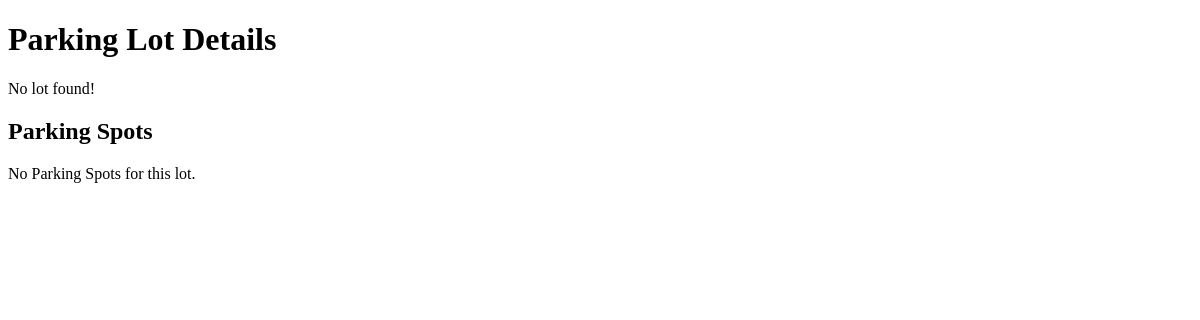
The page /View_Lot/?lot_id=3 on the database as committed earlier.
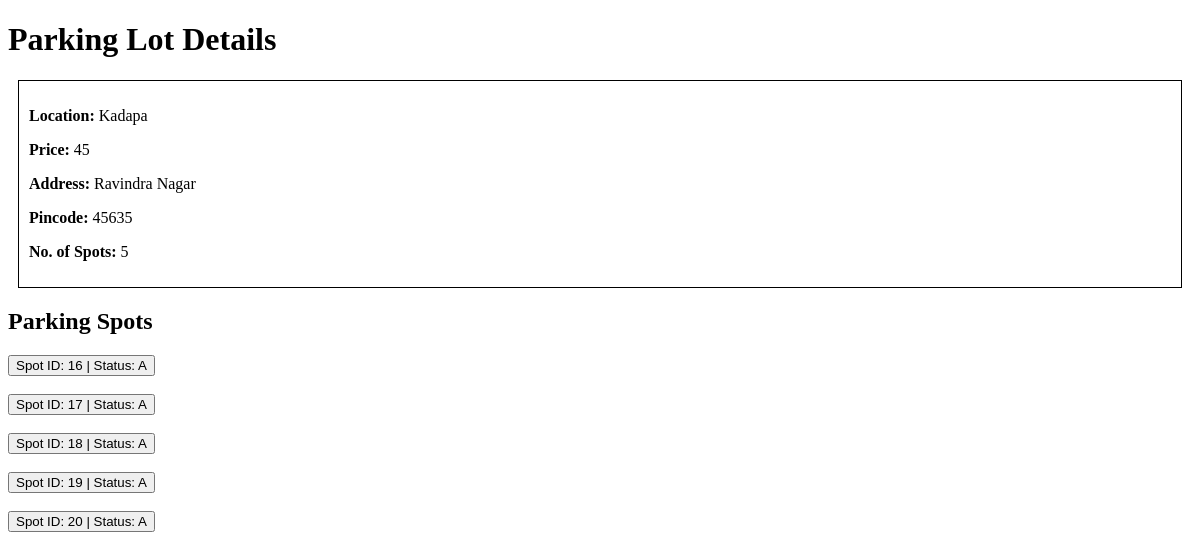
The same page on the database as committed later.
### tables this page shows
CREATE TABLE Parking_Lots(
        Lot_ID INTEGER PRIMARY KEY,
        Location_name TEXT,
        Price INTEGER,
        Address TEXT,
        Pincode INTEGER,
        no_of_spots INTEGER
    );

CREATE TABLE Parking_spots(
        Spot_ID INTEGER PRIMARY KEY,
        Lot_ID INTEGER,
        status TEXT,
        FOREIGN KEY (Lot_ID) REFERENCES Parking_Lots(Lot_ID)
    );

### app.py (the view)
@app.route("/View_Lot/", methods=["GET"])
def view_lot():
    lot_id=request.args.get("lot_id")
    if not lot_id:
        return render_template("view_lot.html",lot=None)
    connection=sqlite3.connect("database.db")
    cursor=connection.cursor()
    cursor.execute("SELECT * FROM Parking_Lots WHERE Lot_ID=?", (lot_id,))
    lot=cursor.fetchone()
    cursor.execute("SELECT * FROM Parking_spots WHERE Lot_ID=?", (lot_id,))
    spots=cursor.fetchall()
    connection.close()
    return render_template("view_lot.html", lot=lot,spots=spots)

### templates/view_lot.html (shortened to what this page needs)
<!DOCTYPE html>
<html>
  <head>
  </head>
  <body>
    <h1>Parking Lot Details</h1>
    {% if lot %}
      <div style="border: 1px solid #000000; padding: 10px; margin: 10px;">
        <p><strong>Location:</strong> {{ lot[1] }}</p>
        <p><strong>Price:</strong> {{ lot[2] }}</p>
        <p><strong>Address:</strong> {{ lot[3] }}</p>
        <p><strong>Pincode:</strong> {{ lot[4] }}</p>
        <p><strong>No. of Spots:</strong> {{ lot[5] }}</p>
      </div>
    {% else %}
      <p>No lot found!</p>
    {% endif %}
    <h2>Parking Spots</h2>
    {% if spots %}
      {% for spot in spots %}
      <form method="post" action="/View_Spot/{{ spot[0] }}">
        <button class="spot-button" type="submit">
          Spot ID: {{ spot[0] }} | Status: {{ spot[2] }}
        </button><br><br>
      </form>
      {% endfor %}
    {% else %}
    <p>No Parking Spots for this lot.</p>
    {% endif %}
  </body>
</html>

Rows that differ between the two databases and show on the page:
added Parking_Lots: Location_name "Kadapa", Price "45", Address "Ravindra Nagar", Pincode "45635", no_of_spots "5"
added Parking_spots: Spot_ID "16", status "A"
added Parking_spots: Spot_ID "17", status "A"
added Parking_spots: Spot_ID "18", status "A"
added Parking_spots: Spot_ID "19", status "A"
added Parking_spots: Spot_ID "20", status "A"
Other text that changed with them:
text no longer shown: "No lot found! No Parking Spots for this lot."
text now shown: "Location: Price: Address: Pincode: No. of Spots:"
